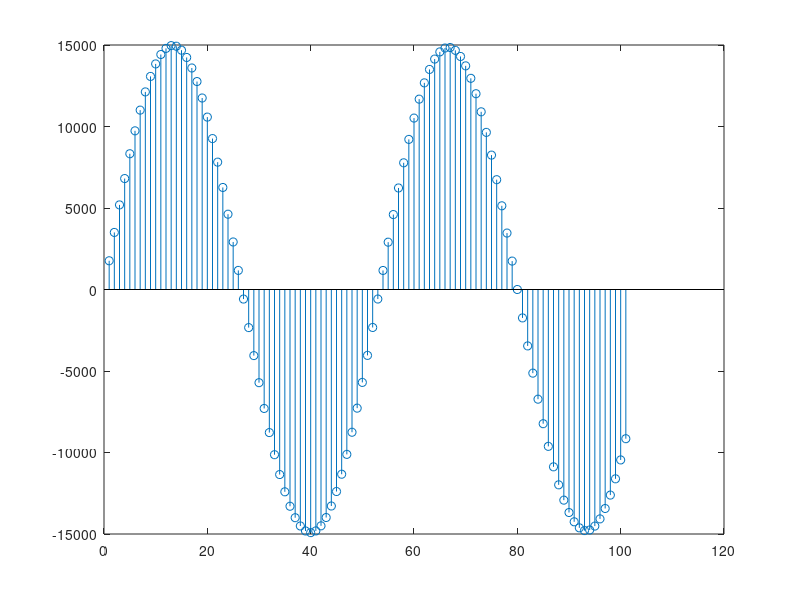

Source code (MATLAB):
% 
% 
% BLOCKSIZE = 64  # Number of frames per block
% WIDTH = 2  # Bytes per sample
% CHANNELS = 1  # Mono
RATE = 16000  
% 
% alpha = float(2 ** (1/12))
% f0 = 440
% 
% 
% MAXVALUE = 2 ** 15 - 1  # Maximum allowed output signal value (because WIDTH = 2)
% 
% # Parameters
Ta = 2 
f1 = 300  

% # Pole radius and angle
r = 0.01.^(1.0 / (Ta * RATE))  
om1 = 2.0 * pi * double(f1) / RATE

% # Filter coefficients (second-order IIR) 
a1 = -2 * r * cos(om1)
a2 = r.^2
b0 = sin(om1)
a = [1 a1 a2]
b = [b0]
x = [15000 zeros(1,100)]
y = filter(b,a,x)


stem(y)